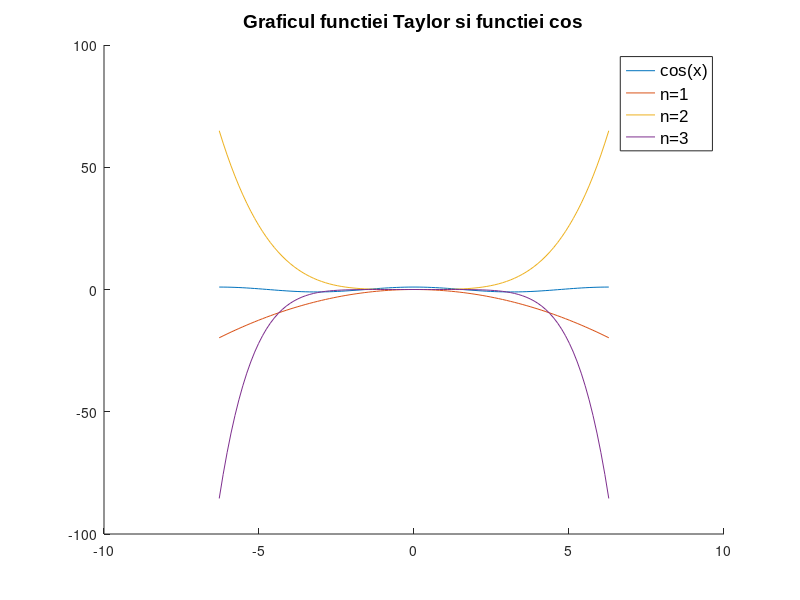

Here is the MATLAB script that generated this plot:

%Exercitiul 1
clear
clc
close all;
a=linspace(-2*pi +1.e-5, 2*pi - 1.e-5, 100);
x=(1:3);
suma=zeros(3,100);
for i=1:length(x)
    for j=1:i
    suma(i,:)=(-1)^j*a.^(2*j)/factorial(2*j);
    end
end
z=zeros(1,100);
for i=1:length(a)
   z(i)=cos(a(i));
   disp(z(i));
end
figure
hold on
plot(a,z,a,suma);
legend({'cos(x)','n=1','n=2','n=3'},'FontName', 'Arial','FontSize',12,'TextColor','black');
title('Graficul functiei Taylor si functiei cos', 'FontName', 'Arial','FontSize',14);